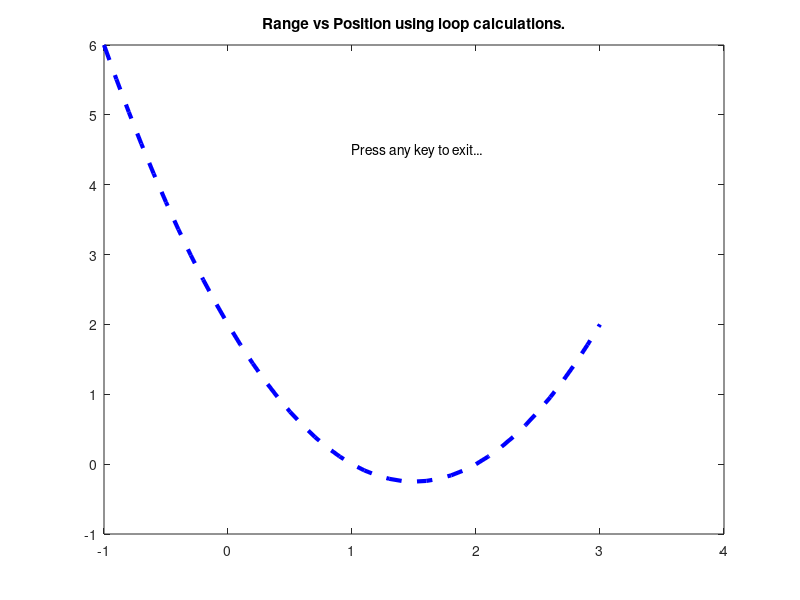

This chart was generated by the following MATLAB code:
% Script File: ch4p04.m
%
% Programmer: Cameron Carroll
%
% February 21-22, 2012
%
% Purpose:
% ---------
% Solve and plot f(x) = x^2 - 3x + 2. Intended to show the
% differences between a vectorized approach to problem solving versus
% a loop-based approach.
%
% Variables:
% -----------
% range -- independent variable, vectorized calculation
% answerVector -- dependent variable, vectorized calculation
% rangeLoop -- independent, loop calculation
% answerLoop -- dependent, loop calculation
%
% size -- number of elements + 1, for indexing
% hVectorPlot -- handle/object for vector plot
% hLoopPlot -- handle/object for loop plot
%


clear;
clc;
clf;

%Vector approach:
range = -1:0.1:3;
answerVector = range.^2 - 3.*range + 2;

%For-loop approach:
size = (3 - (-1)) / 0.1 + 1;
rangeLoop(1) = -1;
answerLoop(1) = rangeLoop(1)^2 - 3 * rangeLoop(1) + 2;
for ii = 2:size;
    rangeLoop(ii) = rangeLoop(ii-1) + 0.1;
    answerLoop(ii) = rangeLoop(ii)^2 - 3*rangeLoop(ii) + 2;
end

hVectorPlot = plot(range, answerVector);
title('Range vs Position using vector calculations.');
set(hVectorPlot, 'LineWidth', 3, 'LineStyle', '--', 'Color', [1 0 0]);%red
text(1, 4.5, 'Click to view next graph...');

waitforbuttonpress;
close;

hLoopPlot = plot(rangeLoop, answerLoop);
title('Range vs Position using loop calculations.');
set(hLoopPlot, 'LineWidth', 3, 'LineStyle', '--', 'Color', [0 0 1]);%blue
text(1, 4.5, 'Press any key to exit...');
waitforbuttonpress;
close;